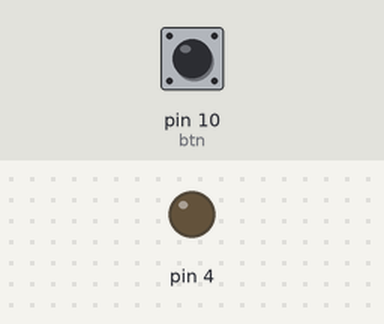
A sketch run on a simulated Arduino Uno, built with avr-gcc and run on an emulated ATmega328P. On the bench: output pins drawn as LEDs (lit = HIGH). The inputs (shaded band) are chosen by the test bench; at power-on: pin 10 (btn) HIGH.

Above: at 1.2 s.
1.3 s: pin 10 (btn) pulled LOW for 0.15 s
At 2.5 s:
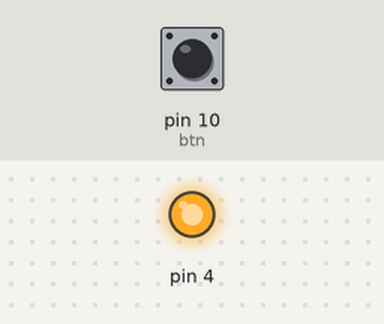
2.9 s: pin 10 (btn) pulled LOW for 1 s
At 3.9 s:
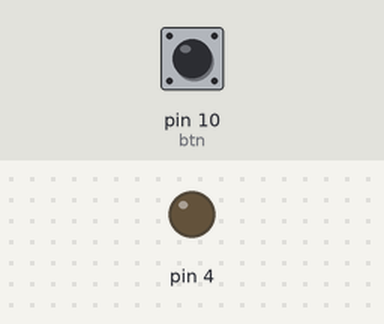
5.4 s: pin 10 (btn) pulled LOW for 3.2 s
At 5.8 s:
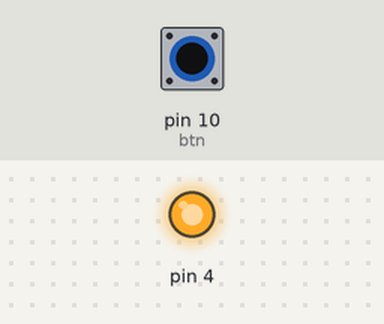
Timing chart, 0 to 8.4 s (numbered marks = the images above; inputs shaded):
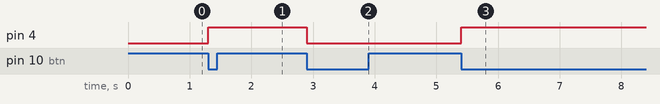

The sketch:

app.ino
```cpp
#include "Led.h"
#include "Button.h"

Led led(4);
Button btn(10);

void setup() {
    Serial.begin(9600);
    btn.setCallback(work);
}

void work() {
    led.toggle();
}

void loop()
{
    // led.set(btn.read());
    btn.check(); // 에지(Falling)가 발생했는지 체크
    // workPtr = work; // 매개변수가 없고 리턴타입이 void인 함수
}

// 함수 포인터 형식: void (*포인트_변수명)(매개변수);
```

Button.cpp
```cpp
#include "Button.h"

Button::Button(int pin) : pin(pin){
    pinMode(pin, INPUT_PULLUP);
    state_previous = true; // 디폴트 상태가 HIGH.
    callback = NULL;
}

int Button::read() {
    return !digitalRead(pin); // 풀업이라 반전
    // 실제 하드웨어는 pullup, 소프트웨어에선 pulldown형식으로 운영하기 위해 반전
}

void Button::setCallback(void (*callback)()) {
    this->callback = callback;
}

int Button::check() {
    state_current = digitalRead(pin);
    if(!state_current) { //누른경우
        if(state_previous == true) {
            state_previous = false;
            //버튼을 누른 시점에서 해야할 작업
            // work();  // timer.setInterval(100, work); // work: 함수에 대한 포인터
            if (callback != NULL) {
                callback();
            }
        }
        delay(5);
    } else {
        state_previous = true;
    }
}
```

Button.h
```cpp
#pragma once

#include <Arduino.h>

class Button {
protected:
    int pin;
    bool state_previous = true;
    bool state_current;
    void (*callback)();

public:
    Button(int pin);
    int read();
    void setCallback(void (*callback)()); // 매개변수가 return 타입이 void인 함수의 대한 포인터 전달 받음.
    int check();
};
```

Led.cpp
```cpp
#include "Led.h"


Led::Led(int pin) : pin(pin){
    pinMode(pin, OUTPUT);
}

void Led::on(){
    digitalWrite(pin, HIGH);
}

void Led::off(){
    digitalWrite(pin, LOW);
}

void Led::toggle(){
    int state = digitalRead(pin);
    digitalWrite(pin, !state);
}

void Led::set(int value){
    digitalWrite(pin, value);
}
```

Led.h
```cpp
#pragma once

#include <Arduino.h>

class Led {  // Digital Device
protected:
    int pin;

public:
    Led(int pin);
    void on();
    void off();
    void toggle();
    void set(int value);
};
```

Measured:
- after the input at 1.3 s, pin 4: LOW → HIGH at once
- after the input at 2.9 s, pin 4: HIGH → LOW at once
- after the input at 5.4 s, pin 4: LOW → HIGH at once
